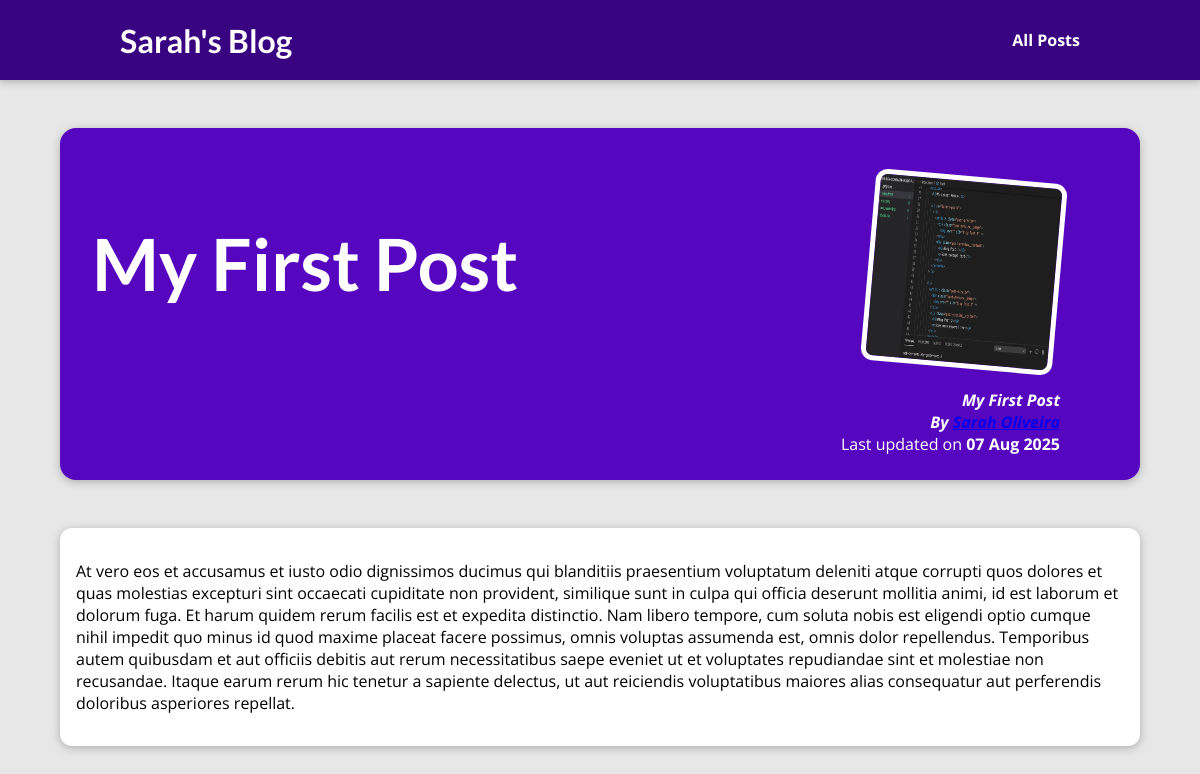
The page /posts/my-first-post on the database its author committed.
### blog/models.py (models this page shows, shortened)
class Post(models.Model):
    title = models.CharField(max_length=100)
    excerpt = models.CharField(max_length=200)
    image = models.ImageField(upload_to="posts", null=True)
    date = models.DateField(auto_now=True)
    slug = models.SlugField(unique=True, max_length=50, null=True)
    content = models.TextField(max_length=2000,
                        validators=[MinLengthValidator(20)])
    author = models.ForeignKey(Author, on_delete=models.CASCADE,
                               related_name="posts")
    tag = models.ManyToManyField(Tag, related_name="tag", null=True)

class Author(models.Model):
    first_name = models.CharField(max_length=50)
    last_name = models.CharField(max_length=50)
    email = models.EmailField(max_length=50)
    def __str__(self):
        return f"{self.first_name} {self.last_name}"

### blog/views.py (the view)
# urls.py: path('posts/<slug:slug>', views.post_detail, name='post-detail')
def post_detail(request, slug):
    identified_post = get_object_or_404(Post, slug=slug)
    return render(request, "blog/post-detail.html",
                  {"post": identified_post})

### blog/templates/blog/post-detail.html (shortened to what this page needs)
{% extends "base.html" %}
{% load static %}
{% block css_files %}
    <link rel="stylesheet" href="{% static "blog/post-detail.css" %}" />
{% endblock %}
{% block content %}
    <section id="summary">
        <h2>{{ post.title }}</h2>
        <article>
            <img src="{{ post.image.url }}" alt="{{ post.title }}">
            <address>{{ post.title }}</address>
            <address>By <a href="mailto:{{ post.author.email }}">{{ post.author }}</a></address>
            <div>
                Last updated on <time>{{ post.date|date:"d M Y" }}</time>
            </div>
        </article>
    </section>
    <main>
        <p>
            {{ post.content|linebreaks }}
        </p>
    </main>
{% endblock %}

### templates/base.html (shortened to what this page needs)
{% load static %}
<!DOCTYPE html>
<html lang="en">
<head>
        <link rel="stylesheet" href="{% static "app.css" %}">
    {% block css_files %}{% endblock %}
</head>
<body>
    <header id="main-navigation">
        <h1><a href="{% url "starting-page" %}">Sarah's Blog</a></h1>
        <nav>
        <a href="{% url "posts-page" %}">All Posts</a>
        </nav>
    </header>
    {% block content %}
    {% endblock %}
</body>
</html>

### static/app.css (style rules this page uses)
* { box-sizing: border-box; }
html { font-family: 'Open Sans', 'Lato', sans-serif; }
body { margin: 0; }
h1, h2, h3 { font-family: 'Lato', sans-serif; font-weight: bold; }
#main-navigation { width: 100%; height: 5rem; display: flex; justify-content: space-between; align-items: center; padding: 0 10%; position: absolute; top: 0; left: 0; }
#main-navigation a { text-decoration: none; color: white; font-weight: bold; }

### blog/static/blog/post-detail.css (style rules this page uses)
body { background-color: #e7e7e7; }
#main-navigation { background-color: #390281; box-shadow: 0 2px 8px rgba(0, 0, 0, 0.25); }
#summary { margin: 8rem auto 3rem auto; padding: 2rem; width: 90%; max-width: 90rem; border-radius: 16px; background-color: #5706c0; position: relative; box-shadow: 0 2px 8px rgba(0, 0, 0, 0.25); height: 22rem; }
#summary h2 { color: white; font-size: 4.5rem; }
#summary article { position: absolute; top: 2rem; right: 3rem; padding: 1rem 2rem; border-radius: 12px; text-align: right; color: white; }
#summary article img { width: 12rem; height: 12rem; border-radius: 12px; transform: rotateZ(5deg); border: 5px solid white; margin-bottom: 1rem; }
#summary address { font-weight: bold; }
#summary time { font-weight: bold; }
main { width: 90%; max-width: 90rem; margin: 3rem auto; background-color: white; padding: 1rem; border-radius: 12px; box-shadow: 0 2px 8px rgba(0, 0, 0, 0.25); }

### rows shown on the page
Post: title "My First Post", image (picture), author "Sarah Oliveira", date "07 Aug 2025", content "At vero eos et accusamus et iusto odio dignissimos ducimus qui blanditiis praesentium voluptatum deleniti atque corrupti quos dolores et quas molestias excepturi sint occaecati cupiditate non provident, similique sunt in culpa qui officia deserunt mollitia animi, id est laborum et dolorum fuga. Et harum quidem rerum facilis est et expedita distinctio. Nam libero tempore, cum soluta nobis est eligendi optio cumque nihil impedit quo minus id quod maxime placeat facere possimus, omnis voluptas assumenda est, omnis dolor repellendus. Temporibus autem quibusdam et aut officiis debitis aut rerum necessitatibus saepe eveniet ut et voluptates repudiandae sint et molestiae non recusandae. Itaque…"
